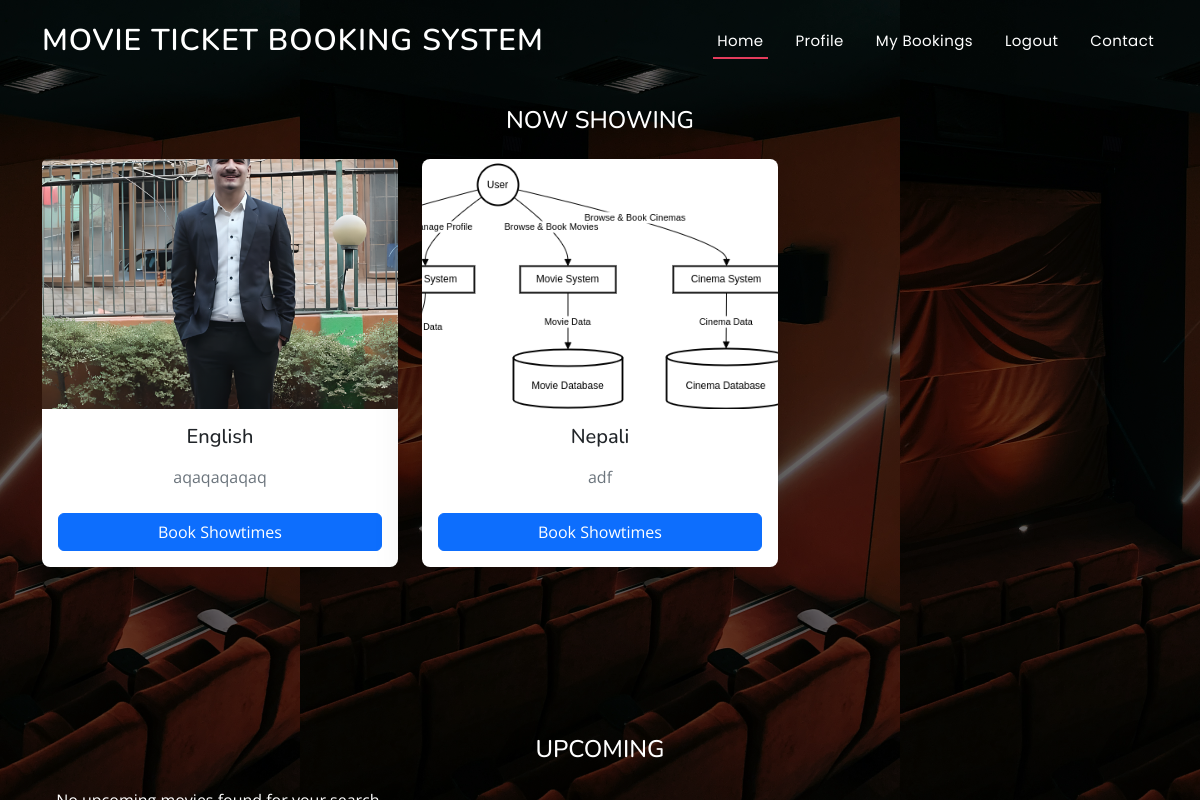
Screenshot of / (signed in) with the database file from the repository.
### MT_main/models.py (models this page shows, shortened)
class Movies(models.Model):
    mid = models.AutoField(primary_key=True)
    name = models.CharField(max_length=50)
    trailer = models.URLField(max_length=300, default="null")
    release_date = models.CharField(max_length=20, default="null")
    description = models.TextField()
    poster = models.ImageField(upload_to='movies', default="")
    genre = models.CharField(max_length=50, default="Action | Comedy | Romance")
    duration = models.CharField(max_length=10, default="2hr 45min")
    rating = models.DecimalField(max_digits=3, decimal_places=1)
    actors = models.ManyToManyField(Actor, related_name='movies', blank=True)
    director = models.ForeignKey(Director,on_delete=models.CASCADE,null=True,blank=True)
    upcoming=models.BooleanField(default=False)
    nowshowing=models.BooleanField(default=False)

### MT_main/views.py (the view)
# urls.py: path('', views.home, name='home'),
def home(request):
    cinemas = Cinemas.objects.all()
    search_query = request.GET.get('search', '')
    if search_query:
        now_showing = Movies.objects.filter(nowshowing=True, name__icontains=search_query)
        upcoming_movies = Movies.objects.filter(upcoming=True, name__icontains=search_query)
    else:
        now_showing = Movies.objects.filter(nowshowing=True)
        upcoming_movies = Movies.objects.filter(upcoming=True)
    context = {
        'cinemas': cinemas,
        'now_showing': now_showing,
        'upcoming_movies': upcoming_movies,
        'search_query': search_query,
    }
    return render(request, 'home.html', context)

### Templates/home.html (shortened to what this page needs)
{% extends "base.html" %}
{% block content %}
<div class="container mt-5">
    <section class="mb-5">
        <h4 class="mb-4 text-uppercase font-weight-bold">Now Showing</h4>
        <div class="row row-cols-1 row-cols-md-3 g-4">
            {% if now_showing %}
                {% for movie in now_showing %}
                    <div class="col">
                        <div class="card border-0 rounded-3 shadow-lg">
                            <img src="{{ movie.poster.url }}" class="card-img-top" alt="Movie Poster" style="object-fit: cover; height: 250px;">
                            <div class="card-body d-flex flex-column">
                                <h5 class="card-title mb-3 text-dark">{{ movie.name }}</h5>
                                <p class="card-text mb-4 text-muted">{{ movie.description|truncatewords:15 }}</p>
                                <a href="{% url 'showtime' movie.mid %}" class="btn btn-primary mt-auto">Book Showtimes</a>
                            </div>
                        </div>
                    </div>
                {% endfor %}
            {% else %}
                <p>No movies found for your search.</p>
            {% endif %}
        </div>
    </section>
    <section>
        <h4 class="mb-4 text-uppercase font-weight-bold">Upcoming</h4>
        <div class="row row-cols-1 row-cols-md-3 g-4">
            {% if upcoming %}
                {% for movie in upcoming %}
                    <div class="col">
                        <div class="card border-0 rounded-3 shadow-lg">
                            <img src="{{ movie.poster.url }}" class="card-img-top" alt="Movie Poster" style="object-fit: cover; height: 250px;">
                            <div class="card-body d-flex flex-column">
                                <h5 class="card-title mb-3 text-dark">{{ movie.name }}</h5>
                                <p class="card-text mb-4 text-muted">{{ movie.description|truncatewords:15 }}</p>
                                <a href="{% url 'showtime' movie.mid %}" class="btn btn-outline-primary mt-auto">View Details</a>
                            </div>
                        </div>
                    </div>
                {% endfor %}
            {% else %}
                <p>No upcoming movies found for your search.</p>
            {% endif %}
        </div>
    </section>
</div>
{% endblock content %}

### static/css/index.css (style rules this page uses)
body { font-family: "Open Sans", sans-serif; color: #444444; }
a { color: #e43c5c; text-decoration: none; }
h1, h2, h3, h4, h5, h6 { font-family: "Nunito", sans-serif; }
section { padding: 60px 0; overflow: hidden; }

### rows the page displays
Movies: poster (picture), name "English", description "aqaqaqaqaq"
Movies: poster (picture), name "Nepali", description "adf"
